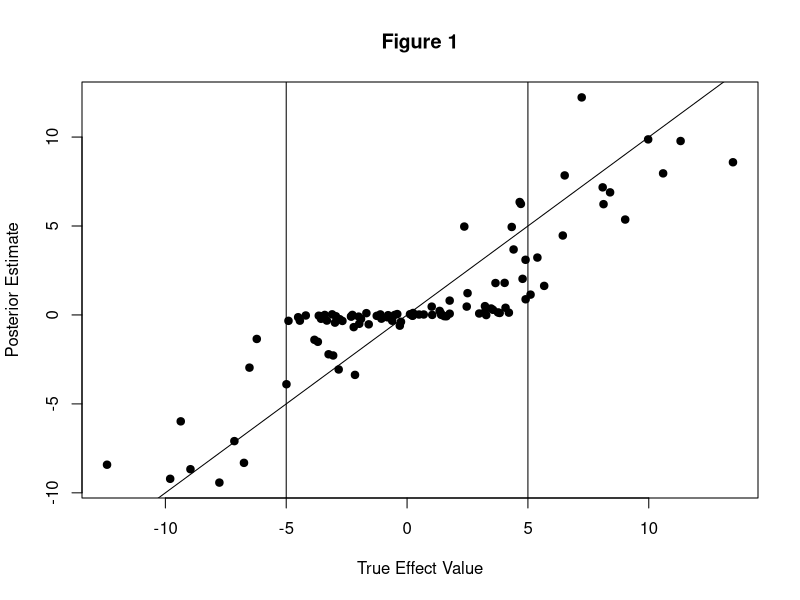
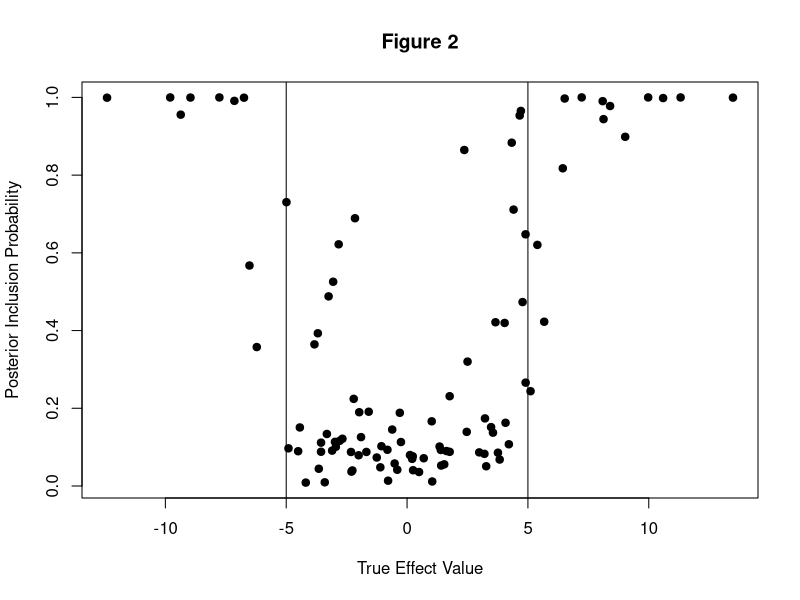
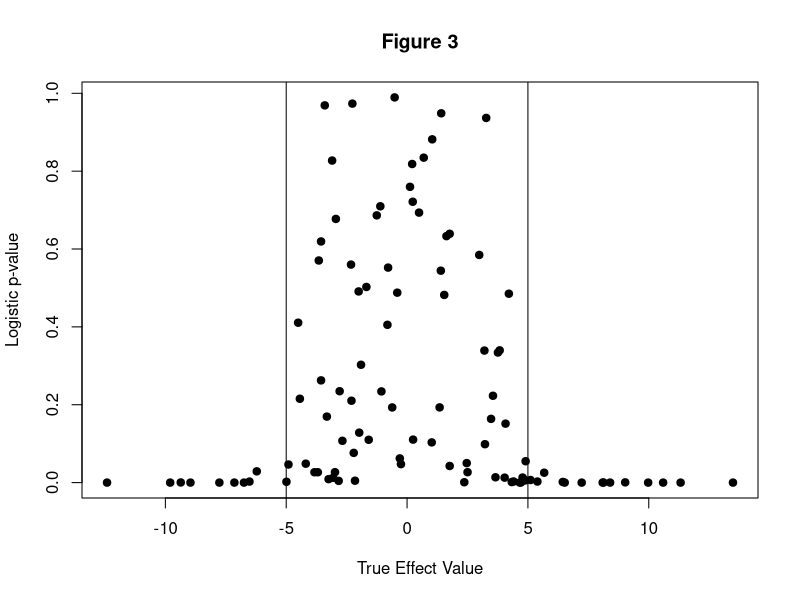
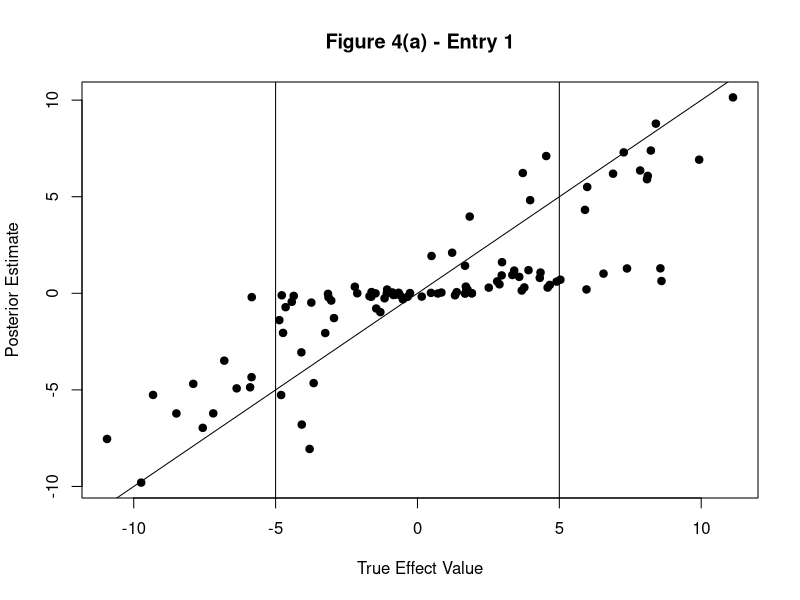
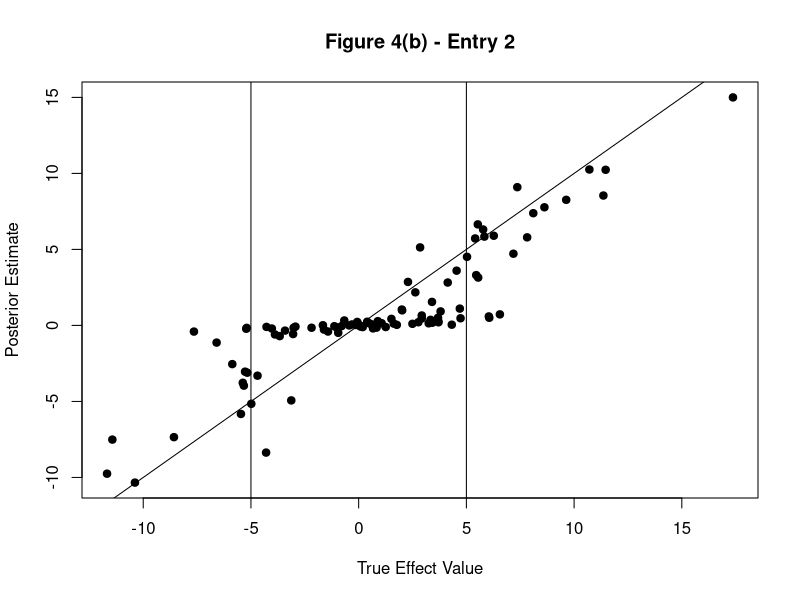
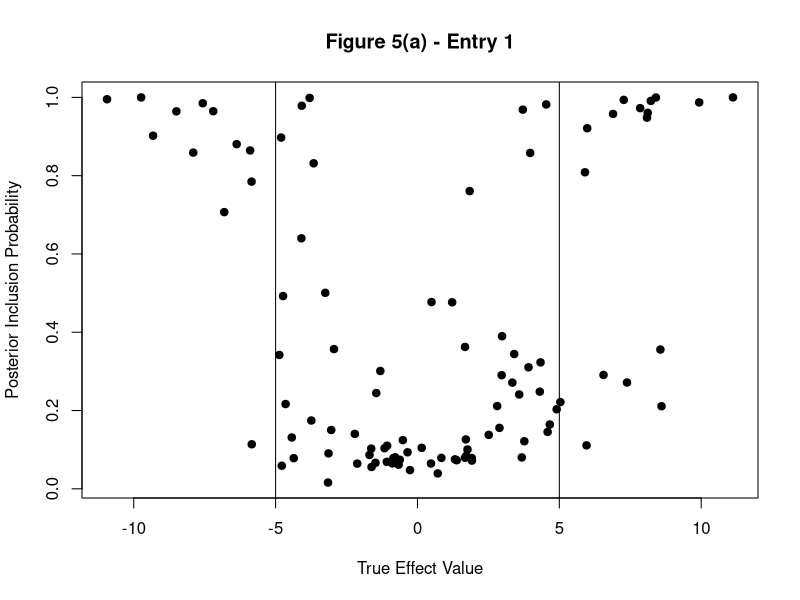
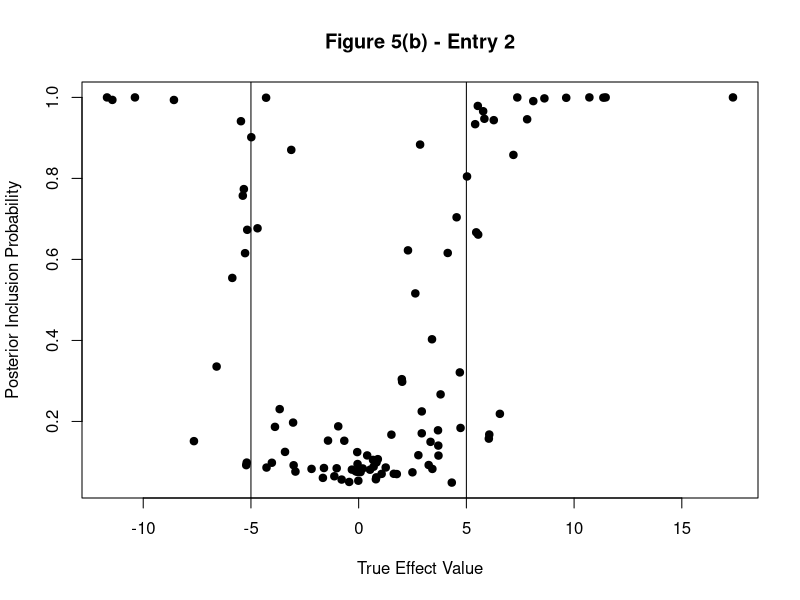
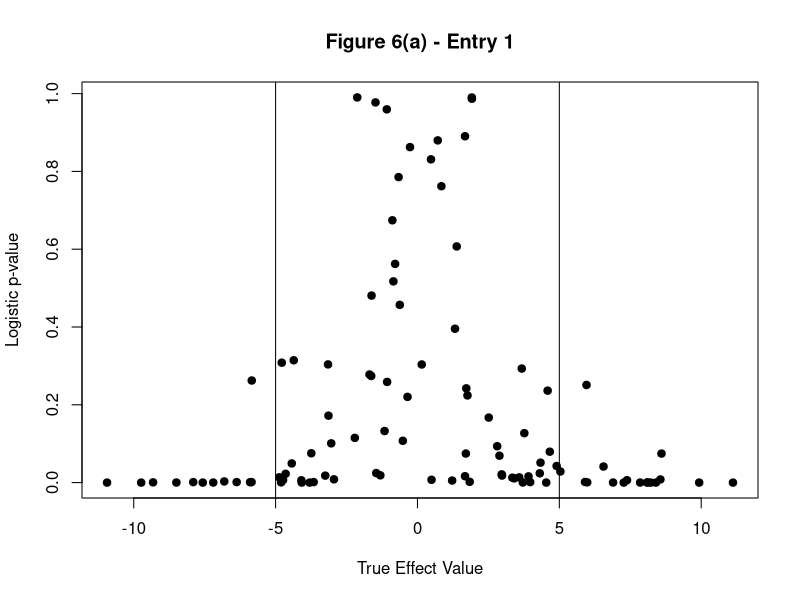

These charts were generated, in order, by the following R code: (Note: a time limit stopped this script after it produced the figures.)
## ---- chunk 1
knitr::opts_chunk$set(echo = T, error = T, warning = T, message = F, fig.align = 'center')
## ---- chunk 2
### NOTE: This is basic code, and I did not attempt to mirror the level of numerical sophistication in the susie functions
### If this idea is worth pursuing further, then this code can be improved

susie_logistic = function(Y, X, L = 10, V = 1, prior_weights = NULL, tol = 1e-3, maxit = 1000, intercept = TRUE) {
  
  p = ncol(X)
  n = nrow(X)
  
  # place to store posterior info for each l = 1, ..., L
  post_alpha = matrix(NA, nrow = p, ncol = L)
  post_mu = matrix(NA, nrow = p, ncol = L)
  post_sigma = matrix(NA, nrow = p, ncol = L)
  post_info = list(post_alpha = post_alpha, post_mu = post_mu, post_sigma = post_sigma)

  beta_post_init = matrix(Inf, nrow = p, ncol = L) # initialize
  beta_post = matrix(0, nrow = p, ncol = L)
  
  fixed = rep(0, n) # fixed portion, estimated from l' != l other SER models
  
  iter = 0
  while(norm(beta_post - beta_post_init, "1") > tol) { # repeat until posterior means converge (ELBO not calculated here, so use this convergence criterion instead)
    beta_post_init = beta_post
      
    for (l in 1:L) {
      
      # below is old (inefficient) calculation of the fixed portion
      #fixed = rowSums(X %*% beta_post[, -l]) + int.coef # fixed portion from previous estimates (add intercept portion as well)
      fixed = fixed - (X %*% beta_post[, l]) # remove effect from previous iteration
      
      SER_logistric_l = single_effect_regression_logistic(Y, X, V, prior_weights, FALSE, fixed, intercept)
      # store
      post_info$post_alpha[, l] = SER_logistric_l$alpha
      post_info$post_mu[, l] = SER_logistric_l$mu
      post_info$post_sigma[, l] = SER_logistric_l$mu2 - SER_logistric_l$mu^2
      
      # update beta_post
      beta_post[, l] = SER_logistric_l$alpha * SER_logistric_l$mu
      
      fixed = fixed + (X %*% beta_post[, l]) # add back new fixed portion
      
      iter = iter + 1
      if (iter > maxit) {
        stop("Maximum number of iterations reached")
      }
      
    }
    
  }
  
  return(post_info)
  
}


# SER_logistic function
single_effect_regression_logistic = function(Y, X, V, prior_weights = NULL, optimize_V = FALSE, fixed = NULL, intercept = TRUE) {
  p = ncol(X)
  
  betahat = numeric(p)
  shat2 = numeric(p)
  
  if (is.null(fixed)) { # fixed is components from previous SER fits
    fixed = rep(0, length(Y))
  }
  
  # NOTE: could parallelize loop below if desired
  for (j in 1:p) { # logistic regression on each column of X separately
    if (intercept) {
      log.fit = glm(Y ~ X[, j] + 1 + offset(fixed), family = "binomial") # fit w/ intercept
    } else {
      log.fit = glm(Y ~ X[, j] - 1 + offset(fixed), family = "binomial") # fit w/out intercept
    }
    log.fit.coef = summary(log.fit)$coefficients
    # NOTE: coerces "intercept" to be 0 or 1 to grab relevant row of glm coefficient output
    betahat[j] = ifelse(is.na(log.fit.coef[1 + intercept, 1]), 0, log.fit.coef[1 + intercept, 1]) # beta-hat MLE (if na, just set to 0)
    shat2[j] = ifelse(is.na(log.fit.coef[1 + intercept, 2]), Inf, log.fit.coef[1 + intercept, 2]^2) # (std errof beta-hat MLE)^2 (if na, just set to Inf)
  }
  
  if (is.null(prior_weights)) {
    prior_weights = rep(1 / p, p)
  }
  
  if(optimize_V) {
    stop("Optimizing for prior variance not yet implemented for logistic case")
    #if(loglik.grad(0, betahat, shat2, prior_weights) < 0) {
    #  V = 0
    #} else {
    ##V.o = optim(par=log(V),fn=negloglik.logscale,gr = negloglik.grad.logscale,betahat=betahat,shat2=shat2,prior_weights=prior_weights,method="BFGS")
    ##if(V.o$convergence!=0){
    ##  warning("optimization over prior variance failed to converge")
    ##}
    #  V.u = uniroot(negloglik.grad.logscale, c(-10, 10), extendInt = "upX", betahat = betahat, shat2 = shat2, prior_weights = prior_weights)
    #  V = exp(V.u$root)
    #}
  }
  
  lbf = dnorm(betahat, 0, sqrt(V + shat2), log = TRUE) - dnorm(betahat, 0, sqrt(shat2), log = TRUE)
  #log(bf) on each SNP
  
  lbf[is.infinite(shat2)] = 0 # deal with special case of infinite shat2 (eg happens if X does not vary)
  
  maxlbf = max(lbf)
  w = exp(lbf - maxlbf) # w is proportional to BF, but subtract max for numerical stability
  # posterior prob on each SNP
  w_weighted = w * prior_weights
  weighted_sum_w = sum(w_weighted)
  alpha = w_weighted / weighted_sum_w
  post_var = 1 / ((1 / shat2) + (1 / V)) # posterior variance
  post_mean = (1 / shat2) * post_var * betahat # posterior mean
  post_mean2 = post_var + post_mean^2 # posterior second moment
  # BF for single effect model
  lbf_model = maxlbf + log(weighted_sum_w)
  # NOTE: Need to double check below
  loglik = lbf_model + log(1/2)*length(Y) # loglik of 0/1 response Y under p = .5
  return(list(alpha = alpha, mu = post_mean, mu2 = post_mean2, lbf = lbf, lbf_model = lbf_model, V = V, loglik = loglik))
}
## ---- chunk 3
set.seed(1138)

n = 1000
p = 10
L = 1
V = 25
beta_true = rep(0, p)

# make orthonormal covariates
rand_mat = matrix(rnorm(n * p), nrow = n)
svd_rand_mav = svd(rand_mat)
X = svd_rand_mav$u
# make response
# make response

B = 100
b_1s = numeric(B)
susie.fits.easy = list() # logistic SuSiE fits
logistic.fits.easy = list() # logistic regression fits
for (i in 1:B) {
  beta_true[1] = rnorm(1, 0, sqrt(V))
  b_1s[i] = beta_true[1]
  Y = rbinom(n, 1, exp(X %*% beta_true) / (1 + exp(X %*% beta_true)))
  susie.fits.easy[[i]] = susie_logistic(Y, X, L, V)
  logistic.fits.easy[[i]] = glm(Y ~ X, family = "binomial")
}
## ---- chunk 4
plot(sapply(susie.fits.easy, function(x) x$post_alpha[1] * x$post_mu[1]) ~ b_1s, xlab = "True Effect Value", ylab = "Posterior Estimate", main = "Figure 1", pch = 19)
abline(0, 1)
abline(v = c(-5, 5))

plot(sapply(susie.fits.easy, function(x) x$post_alpha[1]) ~ b_1s, xlab = "True Effect Value", ylab = "Posterior Inclusion Probability", main = "Figure 2", pch = 19)
abline(v = c(-5, 5))
## ---- chunk 5
plot(sapply(logistic.fits.easy, function(x) summary(x)$coefficients[2, 4]) ~ b_1s, xlab = "True Effect Value", ylab = "Logistic p-value", main = "Figure 3", pch = 19)
abline(v = c(-5, 5))
## ---- chunk 6
set.seed(1138)

n = 1000
p = 10
L = 2
V = 25
beta_true = rep(0, p)

# make orthonormal covariates
rand_mat = matrix(rnorm(n * p), nrow = n)
svd_rand_mav = svd(rand_mat)
X = svd_rand_mav$u
# make response
# make response

B = 100
b_1s = numeric(B)
b_2s = numeric(B)
susie.fits.easy2 = list() # logistic SuSiE fits
logistic.fits.easy2 = list() # logistic regression fits
for (i in 1:B) {
  beta_true[1] = rnorm(1, 0, sqrt(V))
  beta_true[2] = rnorm(1, 0, sqrt(V))
  b_1s[i] = beta_true[1]
  b_2s[i] = beta_true[2]
  Y = rbinom(n, 1, exp(X %*% beta_true) / (1 + exp(X %*% beta_true)))
  susie.fits.easy2[[i]] = susie_logistic(Y, X, L, V)
  logistic.fits.easy2[[i]] = glm(Y ~ X, family = "binomial")
}
## ---- chunk 7
est_b1_max = sapply(susie.fits.easy2, function(x) x$post_alpha[1, which.max(x$post_alpha[1, ]) ]* x$post_mu[1, which.max(x$post_alpha[1, ])])

est_b2_max = sapply(susie.fits.easy2, function(x) x$post_alpha[2, which.max(x$post_alpha[2, ]) ]* x$post_mu[2, which.max(x$post_alpha[2, ])])

est_alpha1_max = sapply(susie.fits.easy2, function(x) max(x$post_alpha[1, ]))

est_alpha2_max = sapply(susie.fits.easy2, function(x) max(x$post_alpha[2, ]))

plot(est_b1_max ~ b_1s, xlab = "True Effect Value", ylab = "Posterior Estimate", main = "Figure 4(a) - Entry 1", pch = 19)
abline(0, 1)
abline(v = c(-5, 5))

plot(est_b2_max ~ b_2s, xlab = "True Effect Value", ylab = "Posterior Estimate", main = "Figure 4(b) - Entry 2", pch = 19)
abline(0, 1)
abline(v = c(-5, 5))

plot(est_alpha1_max ~ b_1s, xlab = "True Effect Value", ylab = "Posterior Inclusion Probability", main = "Figure 5(a) - Entry 1", pch = 19)
abline(v = c(-5, 5))

plot(est_alpha2_max ~ b_2s, xlab = "True Effect Value", ylab = "Posterior Inclusion Probability", main = "Figure 5(b) - Entry 2", pch = 19)
abline(v = c(-5, 5))
## ---- chunk 8
plot(sapply(logistic.fits.easy2, function(x) summary(x)$coefficients[2, 4]) ~ b_1s, xlab = "True Effect Value", ylab = "Logistic p-value", main = "Figure 6(a) - Entry 1", pch = 19)
abline(v = c(-5, 5))

plot(sapply(logistic.fits.easy2, function(x) summary(x)$coefficients[3, 4]) ~ b_2s, xlab = "True Effect Value", ylab = "Logistic p-value", main = "Figure 6(b) - Entry 2", pch = 19)
abline(v = c(-5, 5))
## ---- chunk 9
### TEST susie_logistic
set.seed(1138)

n = 100
p = 10
L = 3
pi = rep(1 / p, p) # prior weights
V = 5 # prior variance

beta_true = rep(0, p)
for (l in 1:L) {
  b_l = rnorm(1, 0, sqrt(V))
  gamma_l = rmultinom(1, 1, pi)
  beta_l = b_l * gamma_l
  beta_true = beta_true + beta_l
}

# simulate data, induce correlations
X = matrix(rnorm(n*p, 0, 1), nrow = n, ncol = p)
X[, 2] = X[, 3]
X[, 7] = X[, 6]

# make response
Y = rbinom(n, 1, exp(X %*% beta_true + 2) / (1 + exp(X %*% beta_true + 2)))

susie.logistic.fit = susie_logistic(Y, X, L, V)
## ---- chunk 10
plot(beta_true, ylab = "True Value", main = "Figure 7", pch = 19)
## ---- chunk 11
b_1_post = susie.logistic.fit$post_mu[, 1] * susie.logistic.fit$post_alpha[, 1]
b_2_post = susie.logistic.fit$post_mu[, 2] * susie.logistic.fit$post_alpha[, 2]
b_3_post = susie.logistic.fit$post_mu[, 3] * susie.logistic.fit$post_alpha[, 3]

plot(b_1_post, ylab = "Posterior Mean Value", main = "Figure 8(a)", pch = 19)
plot(b_2_post, ylab = "Posterior Mean Value", main = "Figure 8(b)", pch = 19)
plot(b_3_post, ylab = "Posterior Mean Value", main = "Figure 8(c)", pch = 19)
## ---- chunk 12
plot(susie.logistic.fit$post_alpha[, 1], ylab = "Posterior Inclusion Probability", main = "Figure 9(a)", pch = 19)
plot(susie.logistic.fit$post_alpha[, 2], ylab = "Posterior Inclusion Probability", main = "Figure 9(b)", pch = 19)
plot(susie.logistic.fit$post_alpha[, 3], ylab = "Posterior Inclusion Probability", main = "Figure 9(c)", pch = 19)
## ---- chunk 13
set.seed(1138)

n = 1000
p = 100
L = 10
pi = rep(1 / p, p) # prior weights
V = 5 # prior variance

beta_true = rep(0, p)
for (l in 1:L) {
  b_l = rnorm(1, 0, sqrt(V))
  gamma_l = rmultinom(1, 1, pi)
  beta_l = b_l * gamma_l
  beta_true = beta_true + beta_l
}

# simulate data, induce correlations
X = matrix(rnorm(n*p, 0, 1), nrow = n, ncol = p)
X[, 2] = X[, 1]
X[, 88] = X[, 87]
X[, 89] = runif(n, -1, -.7) * X[, 87]

# make response
Y = rbinom(n, 1, exp(X %*% beta_true + 2) / (1 + exp(X %*% beta_true + 2)))

susie.logistic.fit = susie_logistic(Y, X, L, V)
## ---- chunk 14
plot(beta_true[beta_true == 0] ~ which(beta_true == 0), xlim = c(0, 101), ylim = range(beta_true) + c(-.1, .1), xlab = "Index", ylab = "True Value", main = "Figure 10", pch = 19)
text(which(beta_true != 0), beta_true[beta_true != 0], labels = which(beta_true != 0))
## ---- chunk 15
par(mfrow = c(5, 2))
for (l in 1:L) {
  b_l_post = susie.logistic.fit$post_mu[, l] * susie.logistic.fit$post_alpha[, l]
  plot(b_l_post[abs(b_l_post) < .01] ~ which(abs(b_l_post) < .01), xlim = c(0, 101), ylim = range(b_l_post) + c(-.1, .1), xlab = "Index", ylab = "Posterior Mean Value", main = paste("Figure 11(", letters[l], ")", sep = ""), pch = 19)
  text(which(abs(b_l_post) >= .01), b_l_post[abs(b_l_post) >= .01], labels = which(abs(b_l_post) >= .01))
}
par(mfrow = c(1, 1))
## ---- chunk 16
par(mfrow = c(5, 2))
for (l in 1:L) {
  alpha_l = susie.logistic.fit$post_alpha[, l]
  plot(alpha_l[alpha_l < .01] ~ which(alpha_l < .01), xlim = c(0, 101), ylim = c(0, 1), xlab = "Index", ylab = "Posterior Inclusion Probability", main = paste("Figure 12(", letters[l], ")", sep = ""), pch = 19)
  text(which(alpha_l >= .01), alpha_l[alpha_l >= .01], labels = which(alpha_l >= .01))
}
par(mfrow = c(1, 1))
## ---- chunk 17
set.seed(1138)
B = 10 # times to repeat at each noise level

n = 1000
p = 10
L = 1

X = matrix(rnorm(n*p, 0, 1), nrow = n, ncol = p)
X[, 5] = runif(n, .7, 1) * X[, 1]

X = apply(X, MARGIN = 2, function(x) x - mean(x))
X = apply(X, MARGIN = 2, function(x) x / norm(x, "2"))

beta_true = rep(0, p)

Vs = c(1, 5, 10, 25, 50)
beta_true_1 = matrix(nrow = length(Vs), ncol = B)
susie.logistic.list = list()
for (i in 1:length(Vs)) {
  V = Vs[i]
  susie.logistic.list[[i]] = list()
  names(susie.logistic.list)[i] = paste("Vs_", V, sep = "")
  for (j in 1:B) {
    beta_true[1] = rnorm(1, 0, sqrt(V))
    Y = rbinom(n, 1, exp(X %*% beta_true) / (1 + exp(X %*% beta_true)))
    susie.logistic.list[[i]][[j]] = susie_logistic(Y, X, L, V)
    beta_true_1[i, j] = beta_true[1]
  }
}

par(mfrow = c(5, 2))
for (i in 1:length(Vs)) {
  V = Vs[i]
  for (j in 1:B) {
    a_l_post = susie.logistic.list[[i]][[j]]$post_alpha[, 1]
    b_l_post = susie.logistic.list[[i]][[j]]$post_mu[, 1] * a_l_post
    plot(b_l_post[abs(a_l_post) < .05] ~ which(abs(a_l_post) < .05), xlim = c(1, 10), ylim = range(b_l_post) + c(-.1, .1), xlab = "Index", ylab = "Posterior Mean Value", main = paste("True effect 1: ", round(beta_true_1[i, j], 2), " ::: Signal Level: ", round(V, 2), sep = ""), pch = 19)
    text(which(abs(a_l_post) >= .05), b_l_post[abs(a_l_post) >= .05], labels = which(abs(a_l_post) >= .05))
  }
}
par(mfrow = c(1, 1))


par(mfrow = c(5, 2))
for (i in 1:length(Vs)) {
  V = Vs[i]
  for (j in 1:B) {
    a_l_post = susie.logistic.list[[i]][[j]]$post_alpha[, 1]
    plot(a_l_post[abs(a_l_post) < .05] ~ which(abs(a_l_post) < .05), xlim = c(1, 10), ylim = c(0, 1), xlab = "Index", ylab = "Posterior Inclusion Probability", main = paste("True effect 1: ", round(beta_true_1[i, j], 2), " ::: Signal Level: ", round(V, 2), sep = ""), pch = 19)
    text(which(abs(a_l_post) >= .05), a_l_post[abs(a_l_post) >= .05], labels = which(abs(a_l_post) >= .05))
  }
}
par(mfrow = c(1, 1))
## ---- chunk 18
set.seed(1138)
B = 10 # times to repeat at each noise level

n = 1000
p = 10
L = 1

X = matrix(rbinom(n * p, 2, runif(n * p)), nrow = n, ncol = p)
copy_ind = runif(n, 0, 1) <= 0.9
X[copy_ind, 5] = X[copy_ind, 1]

beta_true = rep(0, p)

Vs = 1:5
beta_true_1 = matrix(nrow = length(Vs), ncol = B)
susie.logistic.list = list()
for (i in 1:length(Vs)) {
  V = Vs[i]
  susie.logistic.list[[i]] = list()
  names(susie.logistic.list)[i] = paste("Vs_", V, sep = "")
  for (j in 1:B) {
    beta_true[1] = rnorm(1, 0, sqrt(V))
    Y = rbinom(n, 1, exp(X %*% beta_true) / (1 + exp(X %*% beta_true)))
    susie.logistic.list[[i]][[j]] = susie_logistic(Y, X, L, V)
    beta_true_1[i, j] = beta_true[1]
  }
}

par(mfrow = c(5, 2))
for (i in 1:length(Vs)) {
  V = Vs[i]
  for (j in 1:B) {
    a_l_post = susie.logistic.list[[i]][[j]]$post_alpha[, 1]
    b_l_post = susie.logistic.list[[i]][[j]]$post_mu[, 1] * a_l_post
    plot(b_l_post[abs(a_l_post) < .05] ~ which(abs(a_l_post) < .05), xlim = c(1, 10), ylim = range(b_l_post) + c(-.1, .1), xlab = "Index", ylab = "Posterior Mean Value", main = paste("True effect 1: ", round(beta_true_1[i, j], 2), " ::: Signal Level: ", round(V, 2), sep = ""), pch = 19)
    text(which(abs(a_l_post) >= .05), b_l_post[abs(a_l_post) >= .05], labels = which(abs(a_l_post) >= .05))
  }
}
par(mfrow = c(1, 1))


par(mfrow = c(5, 2))
for (i in 1:length(Vs)) {
  V = Vs[i]
  for (j in 1:B) {
    a_l_post = susie.logistic.list[[i]][[j]]$post_alpha[, 1]
    plot(a_l_post[abs(a_l_post) < .05] ~ which(abs(a_l_post) < .05), xlim = c(1, 10), ylim = c(0, 1), xlab = "Index", ylab = "Posterior Inclusion Probability", main = paste("True effect 1: ", round(beta_true_1[i, j], 2), " ::: Signal Level: ", round(V, 2), sep = ""), pch = 19)
    text(which(abs(a_l_post) >= .05), a_l_post[abs(a_l_post) >= .05], labels = which(abs(a_l_post) >= .05))
  }
}
par(mfrow = c(1, 1))
